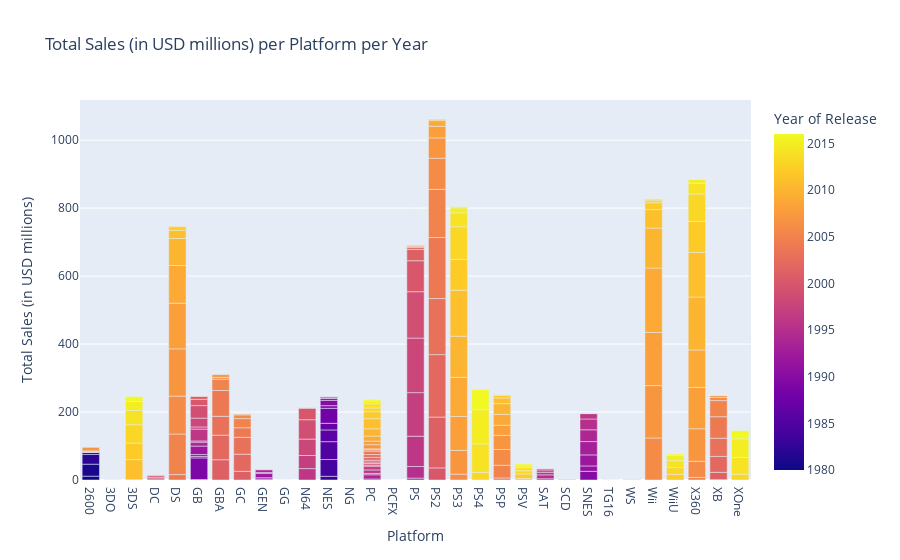
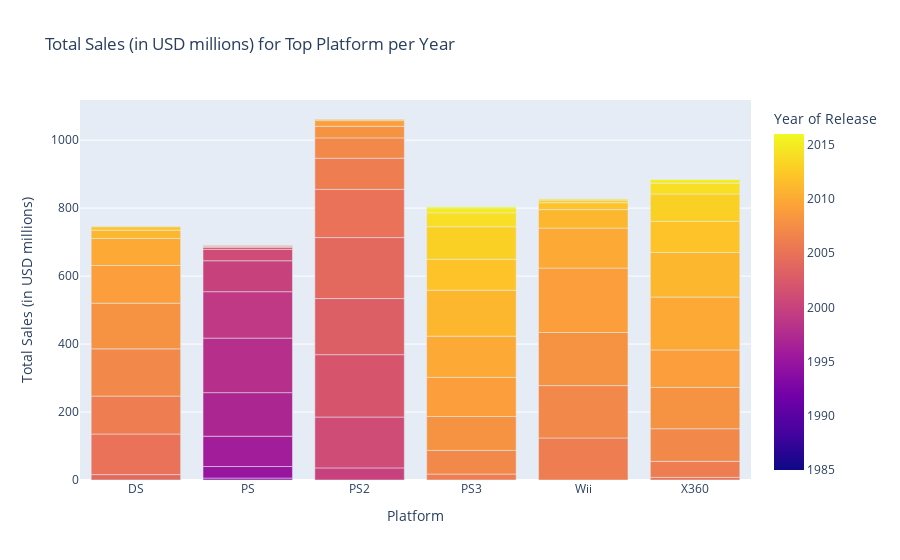

Source (notebook cell) for these figures, in order:
### Markdown cell above
Look at how sales varied from platform to platform. Choose the platforms with the greatest total sales and build a distribution based on data for each year. Find platforms that used to be popular but now have zero sales. How long does it generally take for new platforms to appear and old ones to fade?

### Code cell
#create bar chart of all total sales
grp = ice_data.groupby(['platform', 'year_of_release'])
sales_per_platform = grp['total_sales'].sum()
sales_per_platform = sales_per_platform.reset_index().rename(columns={0: 'platform', 1: 'year_of_release', 'total_sales': 'total_sales'})
sales_platform_bar = px.bar(sales_per_platform,
                            x='platform',
                            y='total_sales',
                            color='year_of_release',
                            labels={
                                    'platform': 'Platform',
                                    'total_sales': 'Total Sales (in USD millions)',
                                    'year_of_release': 'Year of Release'},                              
                            title='Total Sales (in USD millions) per Platform per Year')

#grab top platforms and create bar chat of their total sales only
sorted_by_total_sales = sales_per_platform.sort_values(by='total_sales', ascending=False)
top_platforms = sorted_by_total_sales['platform'].head(20).reset_index().rename(columns={0: 'platform'})
unique_platforms = top_platforms['platform'].unique()
unique_platforms_list = list(unique_platforms)
print(unique_platforms_list)

top_sales_platform = sales_per_platform[sales_per_platform['platform'].isin(unique_platforms_list)]
top_sales_platform_bar = px.bar(top_sales_platform,
                                x='platform',
                                y='total_sales',
                                color='year_of_release',
                                labels={
                                        'platform': 'Platform',
                                        'total_sales': 'Total Sales (in USD millions)',
                                        'year_of_release': 'Year of Release'},                              
                                title='Total Sales (in USD millions) for Top Platform per Year')

#display results
sales_platform_bar.show()
top_sales_platform_bar.show()
print(top_sales_platform)

### Figure 1 — Plotly figure (JSON) as saved in the notebook; plotly's stock layout.template omitted (floating-point values rounded to 4 significant figures; data arrays with more than 128 entries replaced by an {"elided": "..."} marker saying what was removed)
{"data": [{"alignmentgroup": "True", "hovertemplate": "Platform=%{x}<br>Total Sales (in USD millions)=%{y}<br>Year of Release=%{marker.color}<extra></extra>", "legendgroup": "", "marker": {"color": {"elided": "244 int values"}, "coloraxis": "coloraxis", "pattern": {"shape": ""}}, "name": "", "offsetgroup": "", "orientation": "v", "showlegend": false, "textposition": "auto", "type": "bar", "x": {"elided": "244 str values"}, "xaxis": "x", "y": {"elided": "244 float values"}, "yaxis": "y"}], "layout": {"barmode": "relative", "coloraxis": {"colorbar": {"title": {"text": "Year of Release"}}, "colorscale": [[0, "#0d0887"], [0.1111, "#46039f"], [0.2222, "#7201a8"], [0.3333, "#9c179e"], [0.4444, "#bd3786"], [0.5556, "#d8576b"], [0.6667, "#ed7953"], [0.7778, "#fb9f3a"], [0.8889, "#fdca26"], [1, "#f0f921"]]}, "legend": {"tracegroupgap": 0}, "title": {"text": "Total Sales (in USD millions) per Platform per Year"}, "xaxis": {"anchor": "y", "domain": [0, 1], "title": {"text": "Platform"}}, "yaxis": {"anchor": "x", "domain": [0, 1], "title": {"text": "Total Sales (in USD millions)"}}}}

### Figure 2 — Plotly figure (JSON) as saved in the notebook; plotly's stock layout.template omitted (floating-point values rounded to 4 significant figures)
{"data": [{"alignmentgroup": "True", "hovertemplate": "Platform=%{x}<br>Total Sales (in USD millions)=%{y}<br>Year of Release=%{marker.color}<extra></extra>", "legendgroup": "", "marker": {"color": [1985, 2004, 2005, 2006, 2007, 2008, 2009, 2010, 2011, 2012, 2013, 1994, 1995, 1996, 1997, 1998, 1999, 2000, 2001, 2002, 2003, 2007, 2000, 2001, 2002, 2003, 2004, 2005, 2006, 2007, 2008, 2009, 2010, 2011, 2006, 2007, 2008, 2009, 2010, 2011, 2012, 2013, 2014, 2015, 2016, 2006, 2007, 2008, 2009, 2010, 2011, 2012, 2013, 2014, 2015, 2016, 2005, 2006, 2007, 2008, 2009, 2010, 2011, 2012, 2013, 2014, 2015, 2016], "coloraxis": "coloraxis", "pattern": {"shape": ""}}, "name": "", "offsetgroup": "", "orientation": "v", "showlegend": false, "textposition": "auto", "type": "bar", "x": ["DS", "DS", "DS", "DS", "DS", "DS", "DS", "DS", "DS", "DS", "DS", "PS", "PS", "PS", "PS", "PS", "PS", "PS", "PS", "PS", "PS", "PS", "PS2", "PS2", "PS2", "PS2", "PS2", "PS2", "PS2", "PS2", "PS2", "PS2", "PS2", "PS2", "PS3", "PS3", "PS3", "PS3", "PS3", "PS3", "PS3", "PS3", "PS3", "PS3", "PS3", "Wii", "Wii", "Wii", "Wii", "Wii", "Wii", "Wii", "Wii", "Wii", "Wii", "Wii", "X360", "X360", "X360", "X360", "X360", "X360", "X360", "X360", "X360", "X360", "X360", "X360"], "xaxis": "x", "y": [0.02, 15.91, 119.3, 111.6, 139.0, 134.4, 111.0, 79.48, 24.3, 10.42, 1.42, 5.63, 34, 89.16, 128.3, 160.4, 136.6, 91.09, 33.42, 6.31, 1.93, 3.06, 35.59, 149.7, 183.7, 165.0, 179.5, 141.8, 91.81, 59.7, 34.13, 16.7, 4.44, 0.35, 17.3, 69.7, 99.94, 114.9, 121.4, 135.2, 90.86, 95.85, 40.88, 14.7, 3.23, 123.6, 154.2, 156.3, 189.4, 117.7, 54.37, 20.22, 7.87, 3.45, 1.05, 0.17, 7.61, 47.2, 95.98, 121.6, 110.2, 155.8, 131.1, 91.45, 80.82, 31.61, 10.86, 1.4], "yaxis": "y"}], "layout": {"barmode": "relative", "coloraxis": {"colorbar": {"title": {"text": "Year of Release"}}, "colorscale": [[0, "#0d0887"], [0.1111, "#46039f"], [0.2222, "#7201a8"], [0.3333, "#9c179e"], [0.4444, "#bd3786"], [0.5556, "#d8576b"], [0.6667, "#ed7953"], [0.7778, "#fb9f3a"], [0.8889, "#fdca26"], [1, "#f0f921"]]}, "legend": {"tracegroupgap": 0}, "title": {"text": "Total Sales (in USD millions) for Top Platform per Year"}, "xaxis": {"anchor": "y", "domain": [0, 1], "title": {"text": "Platform"}}, "yaxis": {"anchor": "x", "domain": [0, 1], "title": {"text": "Total Sales (in USD millions)"}}}}
